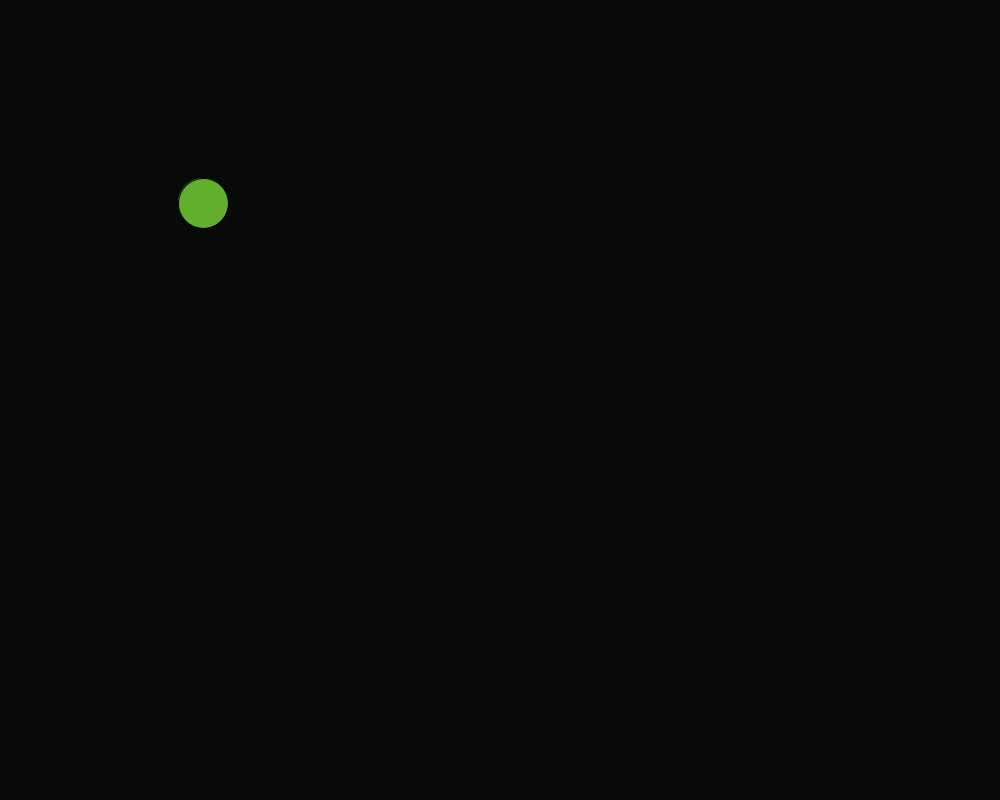
Frame 1 (no input)
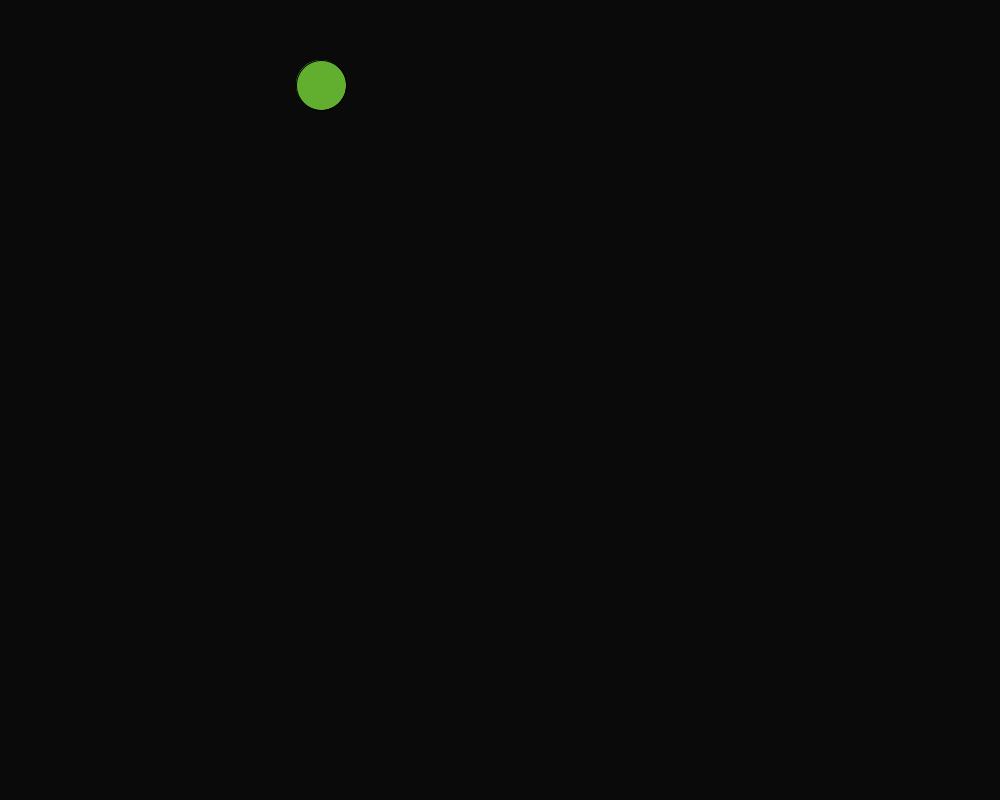
Frame 60 (the mouse pressed at the canvas centre just before this capture)
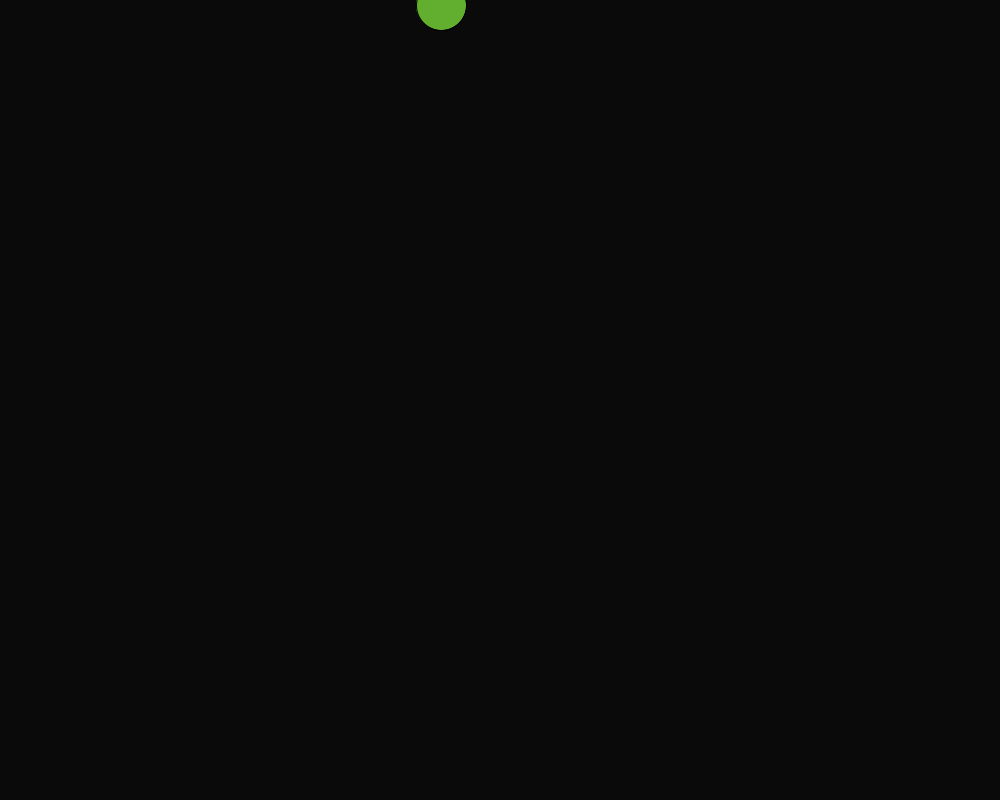
Frame 120 (the mouse held since frame 60 and released just before this capture)

The Processing sketch that drew these frames (run headless with seeded random() and noise(); from frame 60 on, the mouse is pressed at the canvas centre):

// Processing sketch: processing_91967
// ── processing_91967.pde

//Official Property of Derek Gryga
//Generated 28 February 2013
//Cube-In Solar System Version 2.ERROR
//______________________________________________________________
int ballX = 200;
int ballXvelocity = 3;
//------
int ballY = 200;
int ballYvelocity = 3;
//---------------------
//int 2ballX = 230;
//int 2ballXvelocity = 3;
//------
//int 2ballY = 230;
//int 2ballYvelocity = 3;
//---------------------
//int 3ballX = 260;
//int 3ballXvelocity = 3;
//------
//int 3ballY = 260;
//int 3ballYvelocity = 3;
//______________________________________________________________
void setup(){
  size(1000,800);
  println("Cube-In Solar System: The planetary model for those who still believe the world is flat!");
  println("We are currently experiencing technical difficulties due to unknown logical phenomena, this should be alieved shortly.");
}
  void draw (){
//OPERATIONS AND STUFF LIKE THAT
//------------------------------------   
    ballX = ballX + ballXvelocity;
    ballY = ballY + ballYvelocity;
//------------------------------------    
//   2ballX = 2ballX + 2ballXvelocity;
//   2ballY = 2ballY + 2ballYvelocity;
//------------------------------------
   //3ballX = 3ballX + 3ballXvelocity;
   //3ballY = 3ballY + 3ballYvelocity;
//-------------------------------------------------------------------------------------------------------------------   
//THIS SECTION IS FOR PLANET1, THE GREEN PLANET.
    background(10);
    fill(98,175,48); 
    ellipse(ballX,ballY,50,50);
    
  if (ballX < 800)  {        //Until planet1 hits the right boundary, it will go to the right.
    ballXvelocity = 2;
  }
//--- 
  if(ballX >= 800)  {        //When planet1 hits the right boundary, movemement to the right stops.
    ballXvelocity = 0;
  }
//---  
  if (ballX < 800)  {        //Until planet1 hits the right boundary, it will not move in Y-axis direction.
    ballYvelocity = 0;
  }
//---  
  if (ballX >= 800)  {       //When planet1 hits right boundary, it moves down.
    ballYvelocity = 2;
  }
//---
  if(ballY >= 400)  {        //When planet1 hits bottom boundary, Y-axis direction(DOWN) stops.
    ballYvelocity = 0;
  }
//---
  if(ballY >= 400)  {        //Until planet 1 hits left boundary (400), it will go in negative Y-axis direction(UP).
    ballYvelocity = -0; 
  }
//---
  if(ballX <= 400)  {        //When planet 1 hits left boundary, it goes in positive Y-axis direction(UP).
    ballYvelocity = -2;      //Possible redundancy.
  }  
//---  
//THIS IS THE END OF CODE FOR PLANET_1, THE GREEN PLANET.
//-------------------------------------------------------------------------------------------------------------------
////THIS SECTION IS FOR PLANET 2, THE BLUE PLANET.
//    fill(75,125,247);
//    ellipse(2ballX,2ballY,65,65);
//    
//  if(2ballX < 850)  {         //Until planet 2 hits the right boundary, it will go to the right.
//    2ballXvelocity = 2;
//  }
////--- 
//  if(2ballX >= 850)  {        //When planet 2 hits the right boundary, movemement to the right stops.
//    2ballXvelocity = 0;
//  }
////---  
//  if (2ballX < 850)  {        //Until planet 2 hits the right boundary, it will not move in Y-axis direction.
//    2ballYvelocity = 0;
//  }
////---  
//  if (2ballX >= 850)  {       //When planet 2 hits right boundary, it moves down.
//    2ballYvelocity = 2;
//  }
////---
//  if(2ballY >= 450)  {        //When planet 2 hits bottom boundary, Y-axis direction stops.
//   2ballYvelocity = 0;
//  }
////---
//  if(2ballY >= 450)  {        //Until planet 2 hits left boundary (400), it will go in negative X-axis direction.
//    2ballXvelocity = -2;      //Possible redundancy.
//  }
////---
//-------------------------------------------------------------------------------------------------------------------
//THIS SECTION IS FOR PLANET_3, THE SUN.
    fill(98,175,48); 
    ellipse(ballX,ballY,50,50);
    
//  if (3ballX < 900)  {        //Until planet_3 hits the right boundary, it will go to the right.
//    3ballXvelocity = 2;
//  }
////--- 
//  if(3ballX >= 900)  {        //When planet_3 hits the right boundary, movemement to the right stops.
//    3ballXvelocity = 0;
//  }
////---  
//  if (3ballX < 900)  {        //Until planet_3 hits the right boundary, it will not move in Y-axis direction.
//    3ballYvelocity = 0;
//  }
////---  
//  if (3ballX >= 900)  {       //When planet_3 hits right boundary, it moves down.
//    3ballYvelocity = 2;
//  }
////---
//  if(3ballY >= 500)  {        //When planet_3 hits bottom boundary, Y-axis direction(DOWN) stops.
//    3ballYvelocity = 0;
//  }
////---
//  if(3ballY >= 500)  {        //Until planet_3 hits left boundary (400), it will go in negative Y-axis direction(UP).
//    3ballYvelocity = -2; 
//  }
////---
//  if(3ballX <= 500)  {        //When planet_3 hits left boundary, it goes in negative Y-axis direction (UP).
//    3ballYvelocity = -2;      //Possible redundancy.
//  }  
////---  
//  }
}
